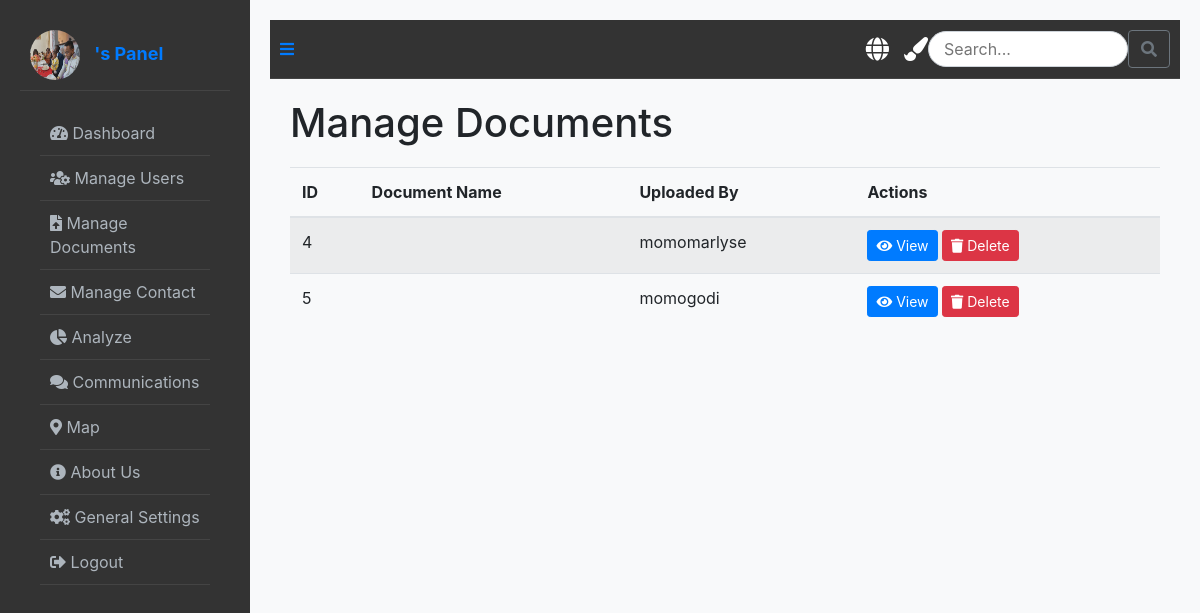
/panel/admin/manage-documents/, run on an earlier commit of the app's database.
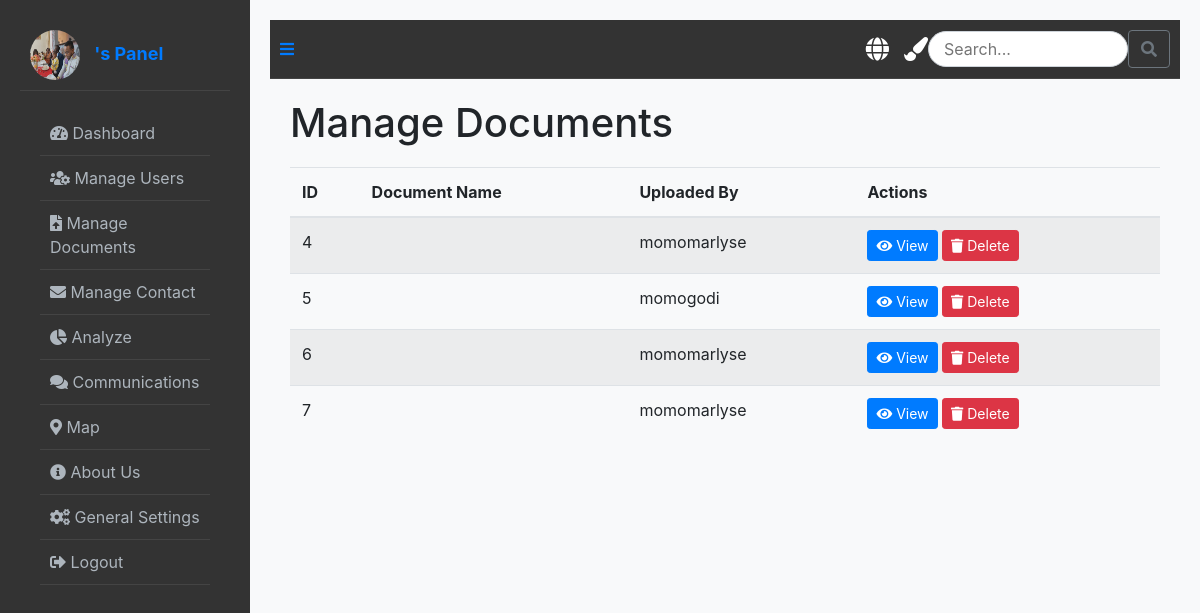
And on a later commit of the database.
### booking/models.py (models this page shows, shortened)
class Document(models.Model):
    user = models.ForeignKey(User, on_delete=models.CASCADE)
    birth_certificate = models.FileField(upload_to='static/documents/')
    proof_of_nationality = models.FileField(upload_to='static/documents/')
    passport_photos = models.FileField(upload_to='static/documents/')
    residence_permit = models.FileField(upload_to='static/documents/', blank=True, null=True)
    marriage_certificate = models.FileField(upload_to='static/documents/', blank=True, null=True)
    death_certificate = models.FileField(upload_to='static/documents/', blank=True, null=True)
    sworn_statement = models.FileField(upload_to='static/documents/', blank=True, null=True)

class User(AbstractUser):
    ROLE_CHOICES = [
        ('user', 'User'),
        ('officer', 'Police Officer'),
        ('admin', 'Super Admin'),
    ]
    email = models.CharField(max_length=100, default='user@gmail.com')
    role = models.CharField(max_length=10, choices=ROLE_CHOICES, default='user')
    name = models.CharField(max_length=100, default='user')  # Provide a default value
    phone = models.CharField(max_length=15, default='0000000000')  # Provide a default value
    address = models.TextField(null=True, blank=True)  # Temporarily allow null
    profile_picture = models.ImageField(upload_to='profile_pics/', null=True, blank=True)

### booking/views.py (the view)
# urls.py: path('panel/admin/manage-documents/', manage_documents, name='manage_documents'),
def manage_documents(request):
    documents = Document.objects.all()
    return render(request, 'panel/admin/manage_doc/manage_documents.html', {'documents': documents})

### booking/templates/panel/admin/manage_doc/manage_documents.html
{% extends 'panel/admin/base_admin.html' %}
{% block content %}
<h1>Manage Documents</h1>
<div class="table-responsive">
    <table class="table table-striped">
        <thead>
            <tr>
                <th>ID</th>
                <th>Document Name</th>
                <th>Uploaded By</th>
                <th>Actions</th>
            </tr>
        </thead>
        <tbody>
            {% for document in documents %}
            <tr>
                <td>{{ document.id }}</td>
                <td>{{ document.name }}</td>
                <td>{{ document.user.username }}</td>
                <td>
                    <a href="{{ document.file.url }}" class="btn btn-primary btn-sm"><i class="fas fa-eye"></i> View</a>
                    <a href="{% url 'delete_document' document.id %}" class="btn btn-danger btn-sm"><i class="fas fa-trash"></i> Delete</a>
                </td>
            </tr>
            {% endfor %}
        </tbody>
    </table>
</div>
{% endblock %}

What changed in the data, as far as the page shows it:
added Document: id "6", user.username "momomarlyse"
added Document: id "7", user.username "momomarlyse"
